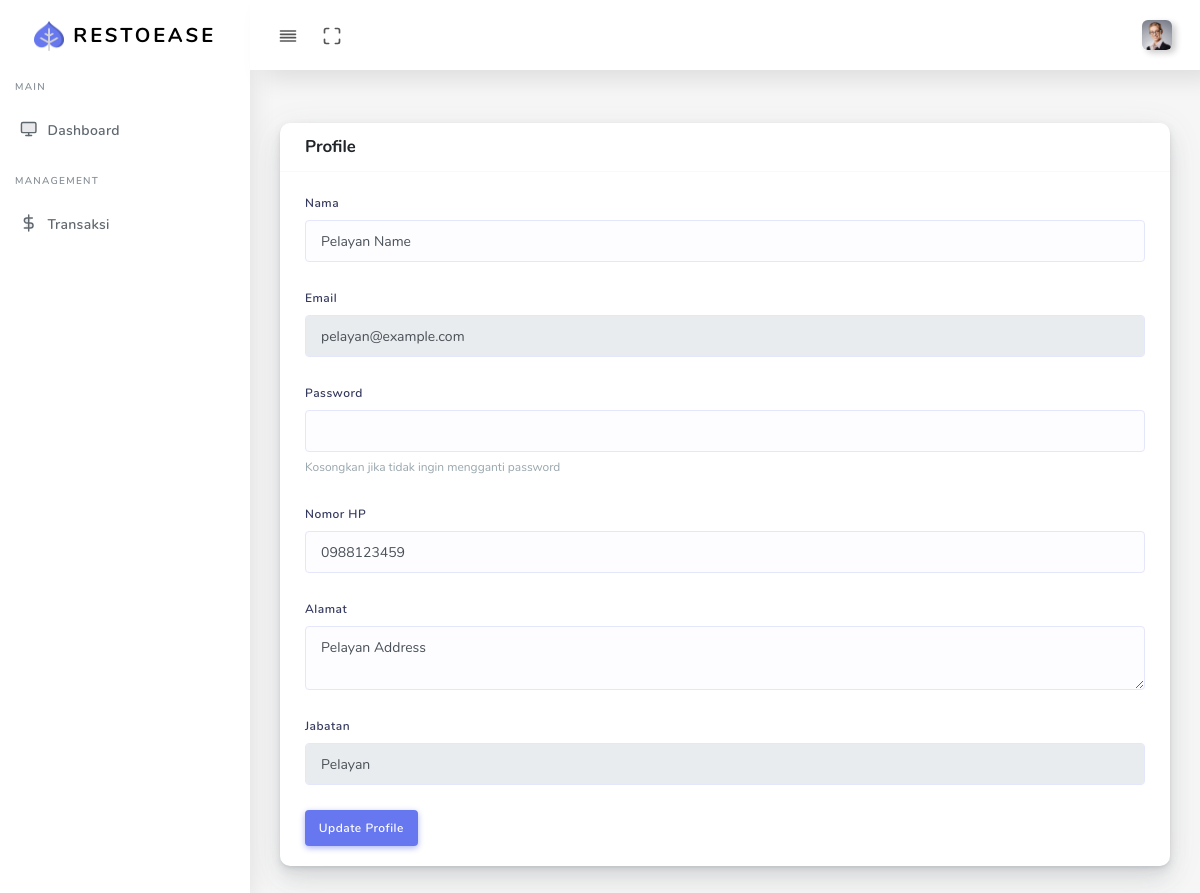
The page /profile.php (signed in) on the database its author committed.
### tables this page shows
CREATE TABLE `user` (
  `id` int NOT NULL,
  `nama` varchar(255) NOT NULL,
  `email` varchar(255) NOT NULL,
  `password` varchar(255) NOT NULL,
  `no_hp` varchar(15) NOT NULL,
  `alamat` text NOT NULL,
  `jabatan` enum('Owner','Koki','Kasir','Pelayan') NOT NULL
);

### profile.php (called while the page is built, shortened)
<?php
include ('layout.php');

### profile_content.php (the view, shortened to what this page needs)
<?php
include('proses/proses_connect_database.php');
$user_id = $_SESSION['user_id'];
$sql = "SELECT * FROM User WHERE id = ?";
$stmt = $conn->prepare($sql);
$stmt->bind_param('i', $user_id);
$stmt->execute();
$result = $stmt->get_result();
$user = $result->fetch_assoc();
?>
<div class="row">
    <div class="col-12">
        <div class="card">
            <div class="card-header">
                <h4>Profile</h4>
            </div>
            <div class="card-body">
                <form id="profileForm" method="POST" action="proses/profile_update.php">
                    <div class="form-group">
                        <label for="nama">Nama</label>
                        <input type="text" class="form-control" id="nama" name="nama"
                            value="<?= htmlspecialchars($user['nama']) ?>" required>
                    </div>
                    <div class="form-group">
                        <label for="email">Email</label>
                        <input type="email" class="form-control" id="email"
                            value="<?= htmlspecialchars($user['email']) ?>" readonly>
                    </div>
                    <div class="form-group">
                        <label for="password">Password</label>
                        <input type="password" class="form-control" id="password" name="password">
                        <small class="form-text text-muted">Kosongkan jika tidak ingin mengganti password</small>
                    </div>
                    <div class="form-group">
                        <label for="no_hp">Nomor HP</label>
                        <input type="text" class="form-control" id="no_hp" name="no_hp"
                            value="<?= htmlspecialchars($user['no_hp']) ?>" required>
                    </div>
                    <div class="form-group">
                        <label for="alamat">Alamat</label>
                        <textarea class="form-control" id="alamat" name="alamat"
                            required><?= htmlspecialchars($user['alamat']) ?></textarea>
                    </div>
                    <div class="form-group">
                        <label for="jabatan">Jabatan</label>
                        <input type="text" class="form-control" id="jabatan"
                            value="<?= htmlspecialchars($user['jabatan']) ?>" readonly>
                    </div>
                    <button type="submit" class="btn btn-primary">Update Profile</button>
                </form>
            </div>
        </div>
    </div>
</div>

### rows shown on the page
user: nama "Pelayan Name", email "pelayan@example.com", no_hp "0988123459", alamat "Pelayan Address", jabatan "Pelayan"
